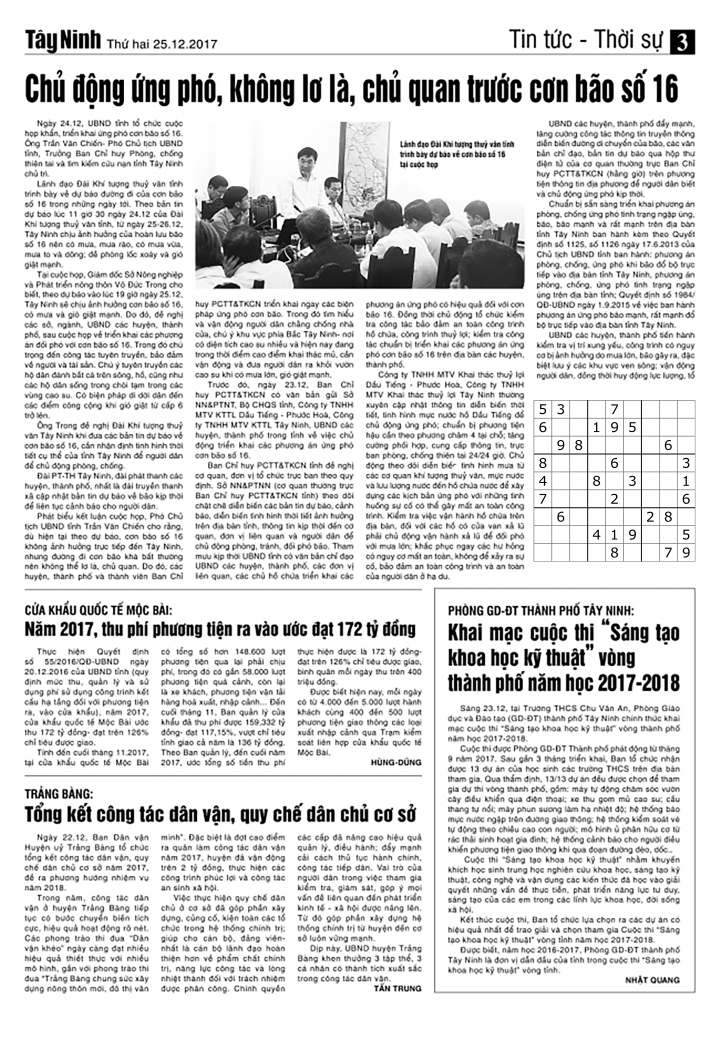
#> input picture data/texture.png, 2160 x 3127 px (shown at 1/3 size)
$ python sobel.py   (older library calls are emulated)
#> lines starting #> are read from the running program, lines starting #| are printed output that depends on the picture; pictures that were not available may be replaced by others from this repository, and a replacement may not be noted
import cv2,time
import  numpy
import glob
# -----------------------------------------------------
# ---------            read IMG          --------------
# -----------------------------------------------------
path = "texture.png"
img = cv2.imread(path)
#> img is the input picture: shape (3127, 2160, 3); mean B, G, R 219, 219, 219
scale = 0.5
img = cv2.resize(img, (int(img.shape[1] * scale), int(img.shape[0] * scale)))
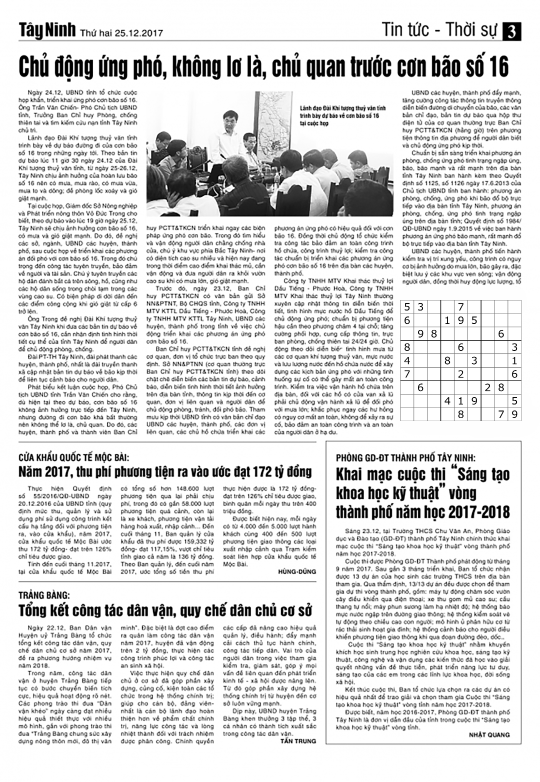
#> img: shape (1563, 1080, 3) (shown at 1/2 size); mean B, G, R 218.9, 218.9, 218.9
# -----------------------------------------------------
# --------- test                         --------------
# -----------------------------------------------------


# -----------------------------------------------------
# --------- test                         --------------
# -----------------------------------------------------
def sobelCongactotal(img):
    ddepth = cv2.CV_16S
    imgGray = cv2.cvtColor(img, cv2.COLOR_RGB2GRAY)
    offsetX = cv2.Sobel(imgGray, ddepth, 1, 0, ksize=1, scale=1, delta=0, borderType=cv2.BORDER_DEFAULT)
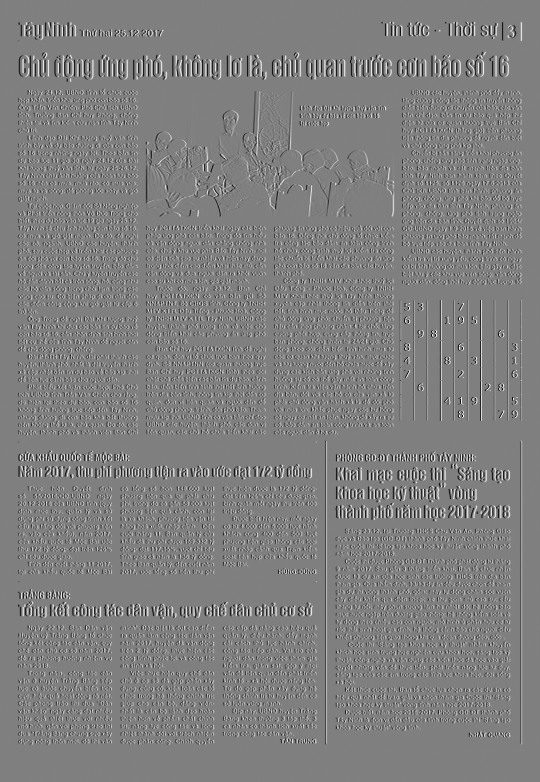
#> offsetX: shape (1563, 1080) int16 (shown at 1/2 size); min -255, max 255, mean 0; drawn with min black and max white
    offsetY = cv2.Sobel(imgGray, ddepth, 0, 1, ksize=1, scale=1, delta=0, borderType=cv2.BORDER_DEFAULT)
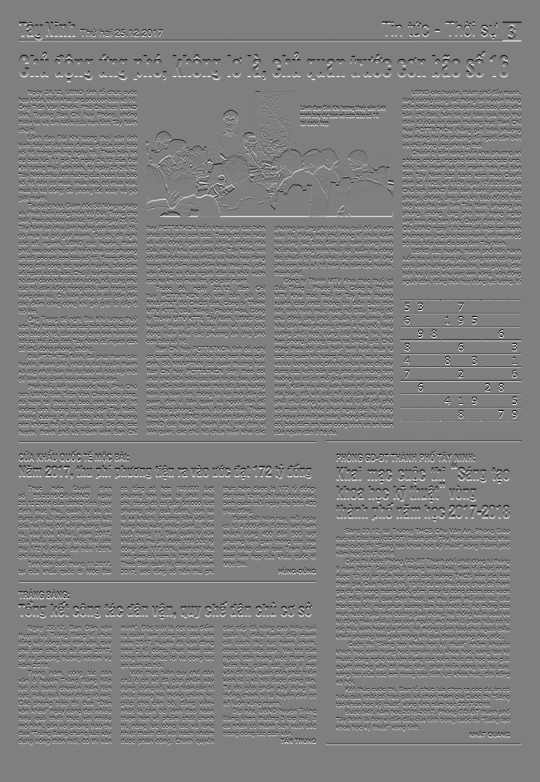
#> offsetY: shape (1563, 1080) int16 (shown at 1/2 size); min -255, max 255, mean 0; drawn with min black and max white

    resX = cv2.convertScaleAbs(offsetX)
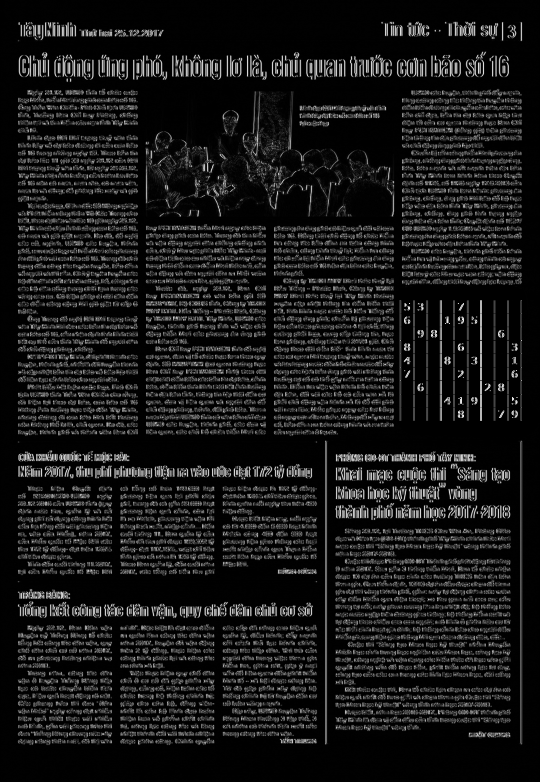
#> resX: shape (1563, 1080) (shown at 1/2 size); min 0, max 255, mean 24.8
    resY = cv2.convertScaleAbs(offsetY)
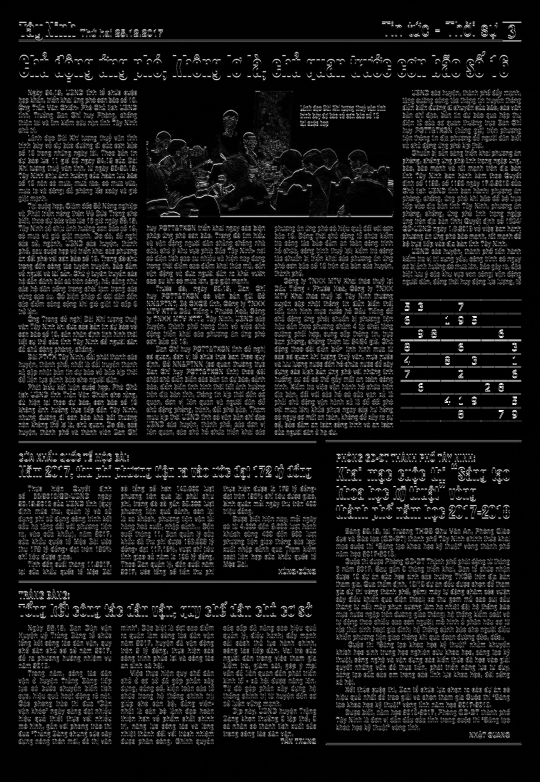
#> resY: shape (1563, 1080) (shown at 1/2 size); min 0, max 255, mean 21.7

    res = cv2.addWeighted(resX,0.5, resY, 0.5, 0)
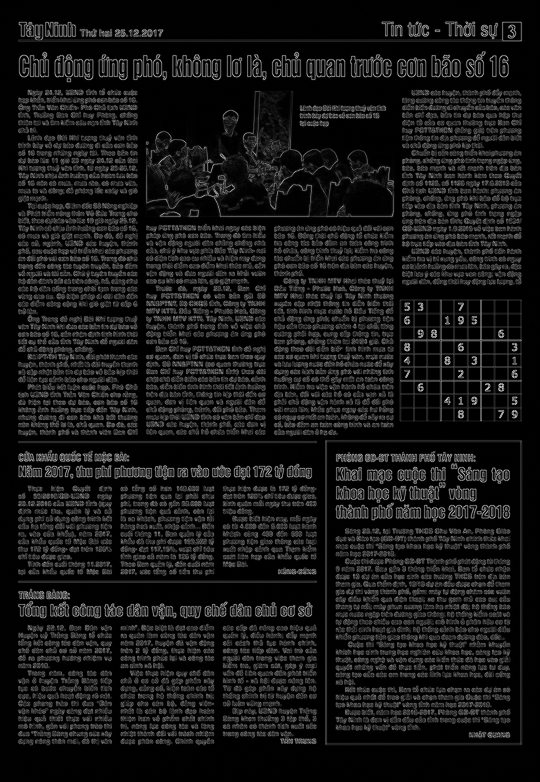
#> res: shape (1563, 1080) (shown at 1/2 size); min 0, max 255, mean 23.2
    return res

def saveVideo():
    autoBeatyImg(img)
    img_array = []
    for filename in glob.glob('tov/*.jpg'):
        img = cv2.imread(filename)
        height, width, layers = img.shape
        size = (width, height)
        img_array.append(img)

    out = cv2.VideoWriter('project.avi', cv2.VideoWriter_fourcc(*'DIVX'), 24, size)

    for i in range(len(img_array)):
        out.write(img_array[i])
    out.release()

def autoBeatyImg(img):
    imgHSV = cv2.cvtColor(img,cv2.COLOR_BGR2HSV)
    h,s,v = cv2.split(imgHSV)
    for i in range (1,200,2):
        h[h>0] = i
        s[s<20] = 200
        res = cv2.merge((h,s,v))
        res =cv2.cvtColor(res,cv2.COLOR_HSV2RGB)
        cv2.imwrite("tov/res"+str(i)+".jpg",res)

def openVideo():
    cap = cv2.VideoCapture('project.avi')

    # Check if camera opened successfully
    if (cap.isOpened() == False):
        print("Error opening video  file")

    # Read until video is completed
    while (cap.isOpened()):

        # Capture frame-by-frame
        ret, frame = cap.read()
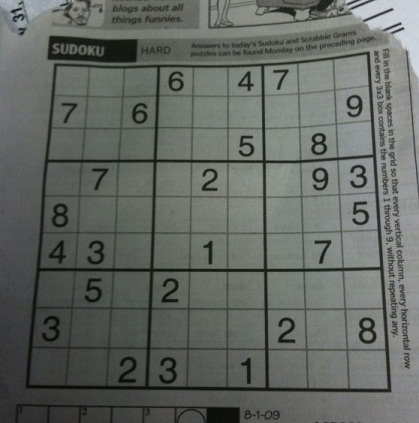
#> input picture data/sudoku.jpg, 419 x 423 px, given in place of project.avi, which was not available
#> frame is the input picture: shape (423, 419, 3); mean B, G, R 98.9, 103.6, 99.4
        if ret == True:

            # Display the resulting frame
            cv2.imshow('Frame', frame)

            # Press Q on keyboard to  exit
            if cv2.waitKey(25) & 0xFF == ord('q'):
#> (key q is pressed here)
                break

        # Break the loop
        else:
            break
cv2.imshow("src", img)
res = sobelCongactotal(img)
cv2.imshow("res", res)
openVideo()
cv2.waitKey(0)
cv2.destroyAllWindows()
